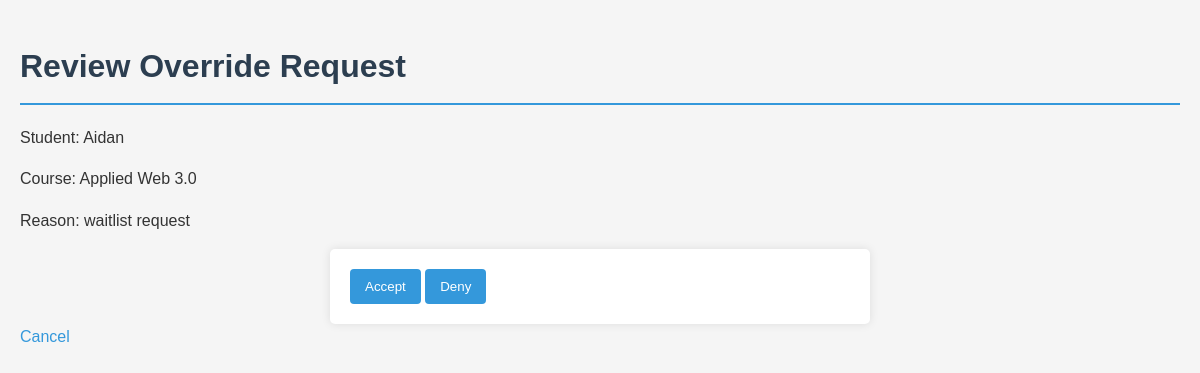
The page /admin-home/overrides/1/action/ (signed in) on the database its author committed.
### administration/models.py (models this page shows, shortened)
class OverrideRequest(models.Model):
    STATUS = (
        ('pending', 'Pending'),
        ('approved', 'Approved'),
        ('rejected', 'Rejected'),
    )
    student = models.ForeignKey(
        settings.AUTH_USER_MODEL,
        on_delete=models.CASCADE,
        related_name='override_requests'
    )
    course = models.ForeignKey(
        Course,
        on_delete=models.CASCADE,
        related_name='override_requests'
    )
    reason = models.TextField()
    status = models.CharField(
        max_length=10,
        choices=STATUS,
        default='pending'
    )
    request_date = models.DateTimeField(auto_now_add=True)

class Course(models.Model):
    title = models.CharField(max_length=200)
    code = models.CharField(max_length=20, unique=True, default='UNKN101')
    description = models.TextField()
    seat_limit = models.PositiveIntegerField()
    prerequisites = models.ManyToManyField('self', blank=True, symmetrical=False)
    instructor = models.ForeignKey(settings.AUTH_USER_MODEL,on_delete=models.SET_NULL, null=True, related_name='courses')
    def __str__(self):
        return self.title

### administration/views.py (the view, shortened to what this page needs)
# urls.py: path('admin-home/overrides/<int:pk>/action/', override_action, name='admin-override-action'),
@login_required
def override_action(request, pk):
    if not request.user.is_staff:
        return redirect('home')
    override = OverrideRequest.objects.get(pk=pk)
    return render(request, 'admin/overridestudent.html', {'override': override})

### templates/admin/overridestudent.html (shortened to what this page needs)
<!DOCTYPE html>
<html lang="en">
<head>
    {% load static %}
    <link rel="stylesheet" href="{% static 'css/style.css' %}">
</head>
<body>
    <h1>Review Override Request</h1>
        <p>Student: {{ override.student }}</p>
        <p>Course: {{ override.course }}</p>
        <p>Reason: {{ override.reason }}</p>
        <form method="post">
            <button type="submit" name="action" value="approve">Accept</button>
            <button type="submit" name="action" value="reject">Deny</button>
        </form>
    <a href="{% url 'admin-home' %}">Cancel</a>
</body>
</html>

### static/css/style.css (style rules this page uses)
body { font-family: Arial, Helvetica, sans-serif; background-color: #f5f5f5; color: #333; line-height: 1.6; margin: 0; padding: 20px; }
h1 { color: #2c3e50; border-bottom: 2px solid #3498db; padding-bottom: 10px; margin-bottom: 20px; }
button, input[type="submit"] { background-color: #3498db; color: white; padding: 10px 15px; border: none; border-radius: 4px; cursor: pointer; }
a { color: #3498db; text-decoration: none; }
form { max-width: 500px; margin: 0 auto; background: white; padding: 20px; border-radius: 5px; box-shadow: 0 0 10px rgba(0,0,0,0.1); }

### rows shown on the page
OverrideRequest: student "Aidan", course "Applied Web 3.0", reason "waitlist request"
